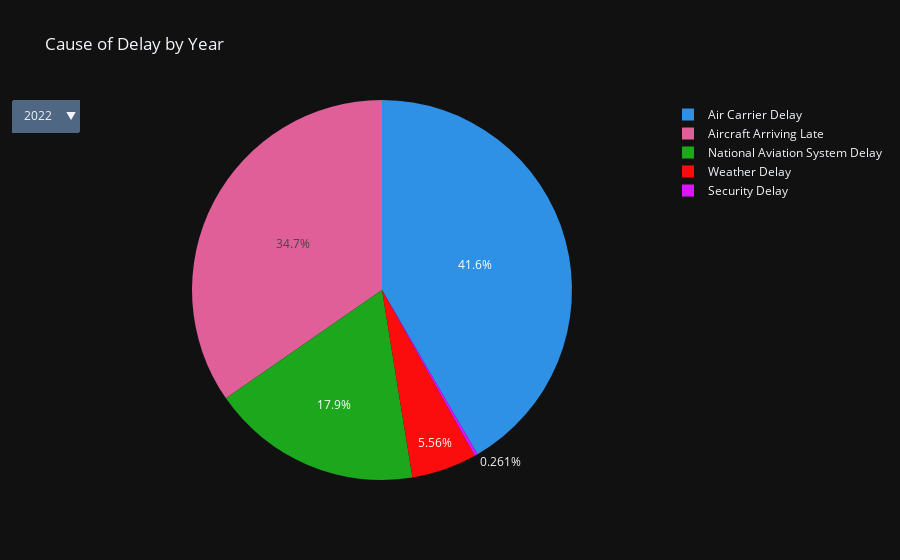

Here is the notebook cell this chart was saved with:
### Code cell
# We'll create a separate pie chart containing 
# the breakdown of the causes of the delays 


pie_delays = delays.drop(['arr_cancelled', 'arr_diverted',
                     'arr_del15', 'carrier_ct', 'weather_ct',
                     'nas_ct', 'security_ct', 'late_aircraft_ct',
                     'carrier_cause', 'weather_cause', 'nas_cause',
                     'security_cause', 'late_aircraft_cause', 'perc_total_delays'], axis=1)

# We'll rename our columns to make them more interpretable

pie_delays = pie_delays.rename(columns = {'carrier_delay' : 'Air Carrier Delay', 
                                  'weather_delay' : 'Weather Delay',
                                 'nas_delay' : 'National Aviation System Delay',
                                 'security_delay' : 'Security Delay',
                                 'late_aircraft_delay' : 'Aircraft Arriving Late'})

delays_reshape = pd.melt(pie_delays, 
                                  id_vars = ['year'], 
                                  value_vars=['Air Carrier Delay', 'Weather Delay', 'National Aviation System Delay',
       'Security Delay', 'Aircraft Arriving Late'])


df = delays_reshape[['year', 'variable','value']].set_index(['year', 'variable'])['value']

# create a figure for each category
figs = {
    c: px.pie(df.loc[c].reset_index(), values="value", names="variable", 
              labels = {
                 'value':'Total Passengers', 
                 'variable':'Delay Cause'
             },
        title='Cause of Delay by Yea (in minutes)',
        color_discrete_sequence=px.colors.qualitative.Dark24).update_traces(
        name=c, visible=False, 
    )
    for c in df.index.get_level_values("year").unique()
}

# integrate figures per category into one figure
defaultcat = df.index.get_level_values("year").unique()[0]
fig = figs[defaultcat].update_traces(visible=True)
for k in figs.keys():
    if k != defaultcat:
        fig.add_traces(figs[k].data)

# finally build dropdown menu
fig.update_layout(
    updatemenus=[
        {
            "buttons": [
                {
                    "label": k,
                    "method": "update",
                    # list comprehension for which traces are visible
                    "args": [{"visible": [kk == k for kk in figs.keys()]},
                             {"title":go.layout.xaxis.Title(
            text=f"Denied Boardings by Airline Carrier <br><sup>{k} </sup>"
            )}],
                }
                for k in figs.keys()
            ]
        }
    ]
)

### Figure 1 — Plotly figure (JSON) as saved in the notebook; plotly's stock layout.template omitted (floating-point values rounded to 4 significant figures; data arrays with more than 128 entries replaced by an {"elided": "..."} marker saying what was removed)
{"data": [{"domain": {"x": [0, 1], "y": [0, 1]}, "hovertemplate": "Delay Cause=%{label}<br>Total Passengers=%{value}<extra></extra>", "labels": {"elided": "605 str values"}, "legendgroup": "", "name": "2022", "showlegend": true, "type": "pie", "values": {"elided": "605 int values"}, "visible": true}, {"domain": {"x": [0, 1], "y": [0, 1]}, "hovertemplate": "Delay Cause=%{label}<br>Total Passengers=%{value}<extra></extra>", "labels": {"elided": "660 str values"}, "legendgroup": "", "name": "2021", "showlegend": true, "type": "pie", "values": {"elided": "660 int values"}, "visible": false}, {"domain": {"x": [0, 1], "y": [0, 1]}, "hovertemplate": "Delay Cause=%{label}<br>Total Passengers=%{value}<extra></extra>", "labels": {"elided": "600 str values"}, "legendgroup": "", "name": "2020", "showlegend": true, "type": "pie", "values": {"elided": "600 int values"}, "visible": false}, {"domain": {"x": [0, 1], "y": [0, 1]}, "hovertemplate": "Delay Cause=%{label}<br>Total Passengers=%{value}<extra></extra>", "labels": {"elided": "605 str values"}, "legendgroup": "", "name": "2019", "showlegend": true, "type": "pie", "values": {"elided": "605 int values"}, "visible": false}, {"domain": {"x": [0, 1], "y": [0, 1]}, "hovertemplate": "Delay Cause=%{label}<br>Total Passengers=%{value}<extra></extra>", "labels": {"elided": "615 str values"}, "legendgroup": "", "name": "2018", "showlegend": true, "type": "pie", "values": {"elided": "615 int values"}, "visible": false}, {"domain": {"x": [0, 1], "y": [0, 1]}, "hovertemplate": "Delay Cause=%{label}<br>Total Passengers=%{value}<extra></extra>", "labels": {"elided": "660 str values"}, "legendgroup": "", "name": "2017", "showlegend": true, "type": "pie", "values": {"elided": "660 int values"}, "visible": false}, {"domain": {"x": [0, 1], "y": [0, 1]}, "hovertemplate": "Delay Cause=%{label}<br>Total Passengers=%{value}<extra></extra>", "labels": {"elided": "650 str values"}, "legendgroup": "", "name": "2016", "showlegend": true, "type": "pie", "values": {"elided": "650 int values"}, "visible": false}, {"domain": {"x": [0, 1], "y": [0, 1]}, "hovertemplate": "Delay Cause=%{label}<br>Total Passengers=%{value}<extra></extra>", "labels": {"elided": "630 str values"}, "legendgroup": "", "name": "2015", "showlegend": true, "type": "pie", "values": {"elided": "630 int values"}, "visible": false}, {"domain": {"x": [0, 1], "y": [0, 1]}, "hovertemplate": "Delay Cause=%{label}<br>Total Passengers=%{value}<extra></extra>", "labels": {"elided": "660 str values"}, "legendgroup": "", "name": "2014", "showlegend": true, "type": "pie", "values": {"elided": "660 int values"}, "visible": false}, {"domain": {"x": [0, 1], "y": [0, 1]}, "hovertemplate": "Delay Cause=%{label}<br>Total Passengers=%{value}<extra></extra>", "labels": {"elided": "660 str values"}, "legendgroup": "", "name": "2013", "showlegend": true, "type": "pie", "values": {"elided": "660 int values"}, "visible": false}, {"domain": {"x": [0, 1], "y": [0, 1]}, "hovertemplate": "Delay Cause=%{label}<br>Total Passengers=%{value}<extra></extra>", "labels": {"elided": "705 str values"}, "legendgroup": "", "name": "2012", "showlegend": true, "type": "pie", "values": {"elided": "705 int values"}, "visible": false}, {"domain": {"x": [0, 1], "y": [0, 1]}, "hovertemplate": "Delay Cause=%{label}<br>Total Passengers=%{value}<extra></extra>", "labels": {"elided": "720 str values"}, "legendgroup": "", "name": "2011", "showlegend": true, "type": "pie", "values": {"elided": "720 int values"}, "visible": false}, {"domain": {"x": [0, 1], "y": [0, 1]}, "hovertemplate": "Delay Cause=%{label}<br>Total Passengers=%{value}<extra></extra>", "labels": {"elided": "720 str values"}, "legendgroup": "", "name": "2010", "showlegend": true, "type": "pie", "values": {"elided": "720 int values"}, "visible": false}, {"domain": {"x": [0, 1], "y": [0, 1]}, "hovertemplate": "Delay Cause=%{label}<br>Total Passengers=%{value}<extra></extra>", "labels": {"elided": "760 str values"}, "legendgroup": "", "name": "2009", "showlegend": true, "type": "pie", "values": {"elided": "760 int values"}, "visible": false}, {"domain": {"x": [0, 1], "y": [0, 1]}, "hovertemplate": "Delay Cause=%{label}<br>Total Passengers=%{value}<extra></extra>", "labels": {"elided": "800 str values"}, "legendgroup": "", "name": "2008", "showlegend": true, "type": "pie", "values": {"elided": "800 int values"}, "visible": false}, {"domain": {"x": [0, 1], "y": [0, 1]}, "hovertemplate": "Delay Cause=%{label}<br>Total Passengers=%{value}<extra></extra>", "labels": {"elided": "830 str values"}, "legendgroup": "", "name": "2007", "showlegend": true, "type": "pie", "values": {"elided": "830 int values"}, "visible": false}, {"domain": {"x": [0, 1], "y": [0, 1]}, "hovertemplate": "Delay Cause=%{label}<br>Total Passengers=%{value}<extra></extra>", "labels": {"elided": "805 str values"}, "legendgroup": "", "name": "2006", "showlegend": true, "type": "pie", "values": {"elided": "805 int values"}, "visible": false}, {"domain": {"x": [0, 1], "y": [0, 1]}, "hovertemplate": "Delay Cause=%{label}<br>Total Passengers=%{value}<extra></extra>", "labels": {"elided": "850 str values"}, "legendgroup": "", "name": "2005", "showlegend": true, "type": "pie", "values": {"elided": "850 int values"}, "visible": false}, {"domain": {"x": [0, 1], "y": [0, 1]}, "hovertemplate": "Delay Cause=%{label}<br>Total Passengers=%{value}<extra></extra>", "labels": {"elided": "795 str values"}, "legendgroup": "", "name": "2004", "showlegend": true, "type": "pie", "values": {"elided": "795 int values"}, "visible": false}, {"domain": {"x": [0, 1], "y": [0, 1]}, "hovertemplate": "Delay Cause=%{label}<br>Total Passengers=%{value}<extra></extra>", "labels": {"elided": "430 str values"}, "legendgroup": "", "name": "2003", "showlegend": true, "type": "pie", "values": {"elided": "430 int values"}, "visible": false}], "layout": {"legend": {"tracegroupgap": 0}, "piecolorway": ["#2E91E5", "#E15F99", "#1CA71C", "#FB0D0D", "#DA16FF", "#222A2A", "#B68100", "#750D86", "#EB663B", "#511CFB", "#00A08B", "#FB00D1", "#FC0080", "#B2828D", "#6C7C32", "#778AAE", "#862A16", "#A777F1", "#620042", "#1616A7", "#DA60CA", "#6C4516", "#0D2A63", "#AF0038"], "title": {"text": "Cause of Delay by Year"}, "updatemenus": [{"buttons": [{"args": [{"visible": [true, false, false, false, false, false, false, false, false, false, false, false, false, false, false, false, false, false, false, false]}, {"title": {"text": "Denied Boardings by Airline Carrier <br><sup>2022 </sup>"}}], "label": "2022", "method": "update"}, {"args": [{"visible": [false, true, false, false, false, false, false, false, false, false, false, false, false, false, false, false, false, false, false, false]}, {"title": {"text": "Denied Boardings by Airline Carrier <br><sup>2021 </sup>"}}], "label": "2021", "method": "update"}, {"args": [{"visible": [false, false, true, false, false, false, false, false, false, false, false, false, false, false, false, false, false, false, false, false]}, {"title": {"text": "Denied Boardings by Airline Carrier <br><sup>2020 </sup>"}}], "label": "2020", "method": "update"}, {"args": [{"visible": [false, false, false, true, false, false, false, false, false, false, false, false, false, false, false, false, false, false, false, false]}, {"title": {"text": "Denied Boardings by Airline Carrier <br><sup>2019 </sup>"}}], "label": "2019", "method": "update"}, {"args": [{"visible": [false, false, false, false, true, false, false, false, false, false, false, false, false, false, false, false, false, false, false, false]}, {"title": {"text": "Denied Boardings by Airline Carrier <br><sup>2018 </sup>"}}], "label": "2018", "method": "update"}, {"args": [{"visible": [false, false, false, false, false, true, false, false, false, false, false, false, false, false, false, false, false, false, false, false]}, {"title": {"text": "Denied Boardings by Airline Carrier <br><sup>2017 </sup>"}}], "label": "2017", "method": "update"}, {"args": [{"visible": [false, false, false, false, false, false, true, false, false, false, false, false, false, false, false, false, false, false, false, false]}, {"title": {"text": "Denied Boardings by Airline Carrier <br><sup>2016 </sup>"}}], "label": "2016", "method": "update"}, {"args": [{"visible": [false, false, false, false, false, false, false, true, false, false, false, false, false, false, false, false, false, false, false, false]}, {"title": {"text": "Denied Boardings by Airline Carrier <br><sup>2015 </sup>"}}], "label": "2015", "method": "update"}, {"args": [{"visible": [false, false, false, false, false, false, false, false, true, false, false, false, false, false, false, false, false, false, false, false]}, {"title": {"text": "Denied Boardings by Airline Carrier <br><sup>2014 </sup>"}}], "label": "2014", "method": "update"}, {"args": [{"visible": [false, false, false, false, false, false, false, false, false, true, false, false, false, false, false, false, false, false, false, false]}, {"title": {"text": "Denied Boardings by Airline Carrier <br><sup>2013 </sup>"}}], "label": "2013", "method": "update"}, {"args": [{"visible": [false, false, false, false, false, false, false, false, false, false, true, false, false, false, false, false, false, false, false, false]}, {"title": {"text": "Denied Boardings by Airline Carrier <br><sup>2012 </sup>"}}], "label": "2012", "method": "update"}, {"args": [{"visible": [false, false, false, false, false, false, false, false, false, false, false, true, false, false, false, false, false, false, false, false]}, {"title": {"text": "Denied Boardings by Airline Carrier <br><sup>2011 </sup>"}}], "label": "2011", "method": "update"}, {"args": [{"visible": [false, false, false, false, false, false, false, false, false, false, false, false, true, false, false, false, false, false, false, false]}, {"title": {"text": "Denied Boardings by Airline Carrier <br><sup>2010 </sup>"}}], "label": "2010", "method": "update"}, {"args": [{"visible": [false, false, false, false, false, false, false, false, false, false, false, false, false, true, false, false, false, false, false, false]}, {"title": {"text": "Denied Boardings by Airline Carrier <br><sup>2009 </sup>"}}], "label": "2009", "method": "update"}, {"args": [{"visible": [false, false, false, false, false, false, false, false, false, false, false, false, false, false, true, false, false, false, false, false]}, {"title": {"text": "Denied Boardings by Airline Carrier <br><sup>2008 </sup>"}}], "label": "2008", "method": "update"}, {"args": [{"visible": [false, false, false, false, false, false, false, false, false, false, false, false, false, false, false, true, false, false, false, false]}, {"title": {"text": "Denied Boardings by Airline Carrier <br><sup>2007 </sup>"}}], "label": "2007", "method": "update"}, {"args": [{"visible": [false, false, false, false, false, false, false, false, false, false, false, false, false, false, false, false, true, false, false, false]}, {"title": {"text": "Denied Boardings by Airline Carrier <br><sup>2006 </sup>"}}], "label": "2006", "method": "update"}, {"args": [{"visible": [false, false, false, false, false, false, false, false, false, false, false, false, false, false, false, false, false, true, false, false]}, {"title": {"text": "Denied Boardings by Airline Carrier <br><sup>2005 </sup>"}}], "label": "2005", "method": "update"}, {"args": [{"visible": [false, false, false, false, false, false, false, false, false, false, false, false, false, false, false, false, false, false, true, false]}, {"title": {"text": "Denied Boardings by Airline Carrier <br><sup>2004 </sup>"}}], "label": "2004", "method": "update"}, {"args": [{"visible": [false, false, false, false, false, false, false, false, false, false, false, false, false, false, false, false, false, false, false, true]}, {"title": {"text": "Denied Boardings by Airline Carrier <br><sup>2003 </sup>"}}], "label": "2003", "method": "update"}]}]}}
